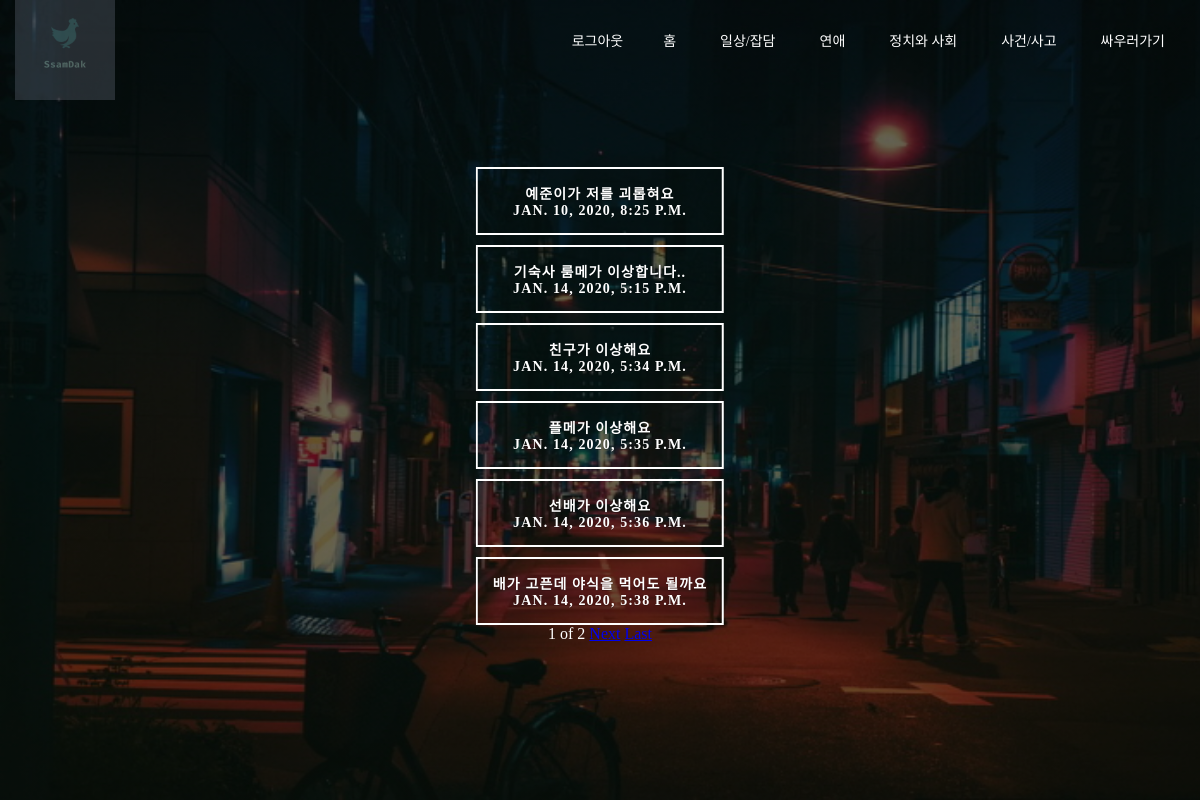
/board/, run on the app's committed database.
### FightTogether/models.py (models this page shows, shortened)
class Blog(models.Model):
    title = models.CharField(max_length=200)
    pub_date = models.DateTimeField('date published')
    password = models.CharField(max_length = 50,null = True)
    body = models.TextField()
    like_count = models.PositiveIntegerField(default=0)

### FightTogether/views.py (the view)
# urls.py: path('board/',FightTogether.views.board,name="board"),
def board(request):
    blogs = Blog.objects
    blog_list = Blog.objects.all()
    paginator = Paginator(blog_list,6)
    page = request.GET.get('page')
    posts = paginator.get_page(page)
    refutes = Refute.objects
    refutes_list = Refute.objects.all()
    return render(request,'board.html',{'blogs' : blogs,'posts':posts, 'refutes': refutes,'posts_refute' : refutes_list})

### FightTogether/templates/board.html (shortened to what this page needs)
{% load static %}
<!doctype html>
<html lang="ko">
  <head>
    <link rel="stylesheet" href="{% static 'index_style.css' %}">
    <link rel="stylesheet" href="https://cdnjs.cloudflare.com/ajax/libs/animate.css/3.7.2/animate.min.css">
  </head>
  <body>
  <header>
    <div class="wrapper">
      <div class="logo">
        <img src="{% static 'logo.png'%}" alt="로고">
      </div>
      <div class="animated flipInY">
      <ul class = "nav-area">
        <li><a>{{user.username}}</a></li>
        <li><a href="{%url 'login'%}">로그아웃</a>
        <li><a href="{%url 'home'%}">홈</a></li>
        <li><a href="{%url 'board'%}">일상/잡담</a></li>
        <li><a href="{%url 'love'%}">연애</a></li>
        <li><a href="{%url 'politics'%}">정치와 사회</a></li>
        <li><a href="{%url 'incident'%}">사건/사고</a></li>
        <li><a href="{%url 'newpost'%}">싸우러가기</a></li>
      </ul>
      </div>
    </div>
    <div class="container-fluid">
      {% for blog in posts %}
        <div class="animated rotateInDownLeft">
          <div class="col-md-3 col-sm-3 col-xs-6"> <a href="{%url 'detail' blog.id%}" class="btn btn-sm animated-button victoria-one">{{blog.title}}<br>{{blog.pub_date}}</a></div>
        </div>
      {%endfor%}
      <span>{{posts.number}}</span>
      <span>of</span>
      <span>{{posts.paginator.num_pages}}</span>
      {%if posts.has_next%}
        <a href="?page={{posts.next_page_number}}">Next</a>
        <a href="?page={{posts.paginator.num_pages}}">Last</a>
      {%endif%}
    </div>
  </header>

### FightTogether/static/index_style.css (style rules this page uses)
* { margin: 0; padding: 0; }
.wrapper { width: 1170px; margin:auto; }
.logo img { width: 100px; float: left; height: auto; opacity: 0.4; }
.nav-area { float: right; list-style: none; margin-top: 30px; }
.nav-area li { display: inline-block; }
.nav-area li a { color: #fff; text-decoration: none; padding: 5px 20px; font-family: poppins; font-size: 14px; }
header { background: linear-gradient(rgba(0,0,0,0.6),rgba(0,0,0,0.6)),url("index.jpg"); height: 100vh; -webkit-background-size:cover; background-size: cover; background-position: center center; position: relative; }
.container-fluid { text-align: center; color:#fff; top:50%; left: 50%; padding: 10px 30px; position: absolute; transform: translate(-50%,-50%); }
a.animated-button:link, a.animated-button:visited { position: relative; display: block; margin: 30px auto 0; padding: 14px 15px; color: #fff; font-size:14px; font-weight: bold; text-align: center; text-decoration: none; text-transform: uppercase; overflow: hidden; letter-spacing: .08em; border-radius: 0; text-shadow: 0 0 1px rgba(0, 0, 0, 0.2), 0 1px 0 rgba(0, 0, 0, 0.2); -webkit-transition: all 1s ease; -moz-transition: all 1s ease; -o-transition: all 1s ease; transition: all 1s ease; }
a.animated-button:link:after, a.animated-button:visited:after { content: ""; position: absolute; height: 0%; left: 50%; top: 50%; width: 150%; z-index: -1; -webkit-transition: all 0.75s ease 0s; -moz-transition: all 0.75s ease 0s; -o-transition: all 0.75s ease 0s; transition: all 0.75s ease 0s; }
a.animated-button:link, a.animated-button:visited { position: relative; display: block; margin: 10px auto 0; padding: 14px 15px; color: #fff; font-size:14px; border-radius: 0; font-weight: bold; text-align: center; text-decoration: none; text-transform: uppercase; overflow: hidden; letter-spacing: .08em; text-shadow: 0 0 1px rgba(0, 0, 0, 0.2), 0 1px 0 rgba(0, 0, 0, 0.2); -webkit-transition: all 1s ease; -moz-transition: all 1s ease; -o-transition: all 1s ease; transition: all 1s ease; }
a.animated-button.victoria-one { border: 2px solid #fff; }
a.animated-button.victoria-one:after { background: #fff; -moz-transform: translateX(-50%) translateY(-50%) rotate(-25deg); -ms-transform: translateX(-50%) translateY(-50%) rotate(-25deg); -webkit-transform: translateX(-50%) translateY(-50%) rotate(-25deg); transform: translateX(-50%) translateY(-50%) rotate(-25deg); }

### data on the page
Blog: title "예준이가 저를 괴롭혀요", pub_date "JAN. 10, 2020, 8:25 P.M."
Blog: title "기숙사 룸메가 이상합니다..", pub_date "JAN. 14, 2020, 5:15 P.M."
Blog: title "친구가 이상해요", pub_date "JAN. 14, 2020, 5:34 P.M."
Blog: title "플메가 이상해요", pub_date "JAN. 14, 2020, 5:35 P.M."
Blog: title "선배가 이상해요", pub_date "JAN. 14, 2020, 5:36 P.M."
Blog: title "배가 고픈데 야식을 먹어도 될까요", pub_date "JAN. 14, 2020, 5:38 P.M."

### other printed values
{{ posts.number }} "1"
{{ posts.paginator.num_pages }} "2"
